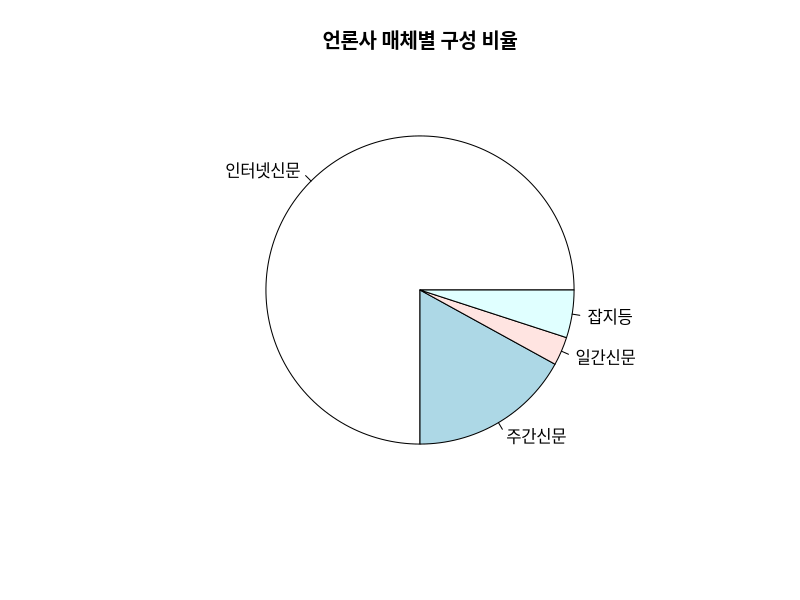
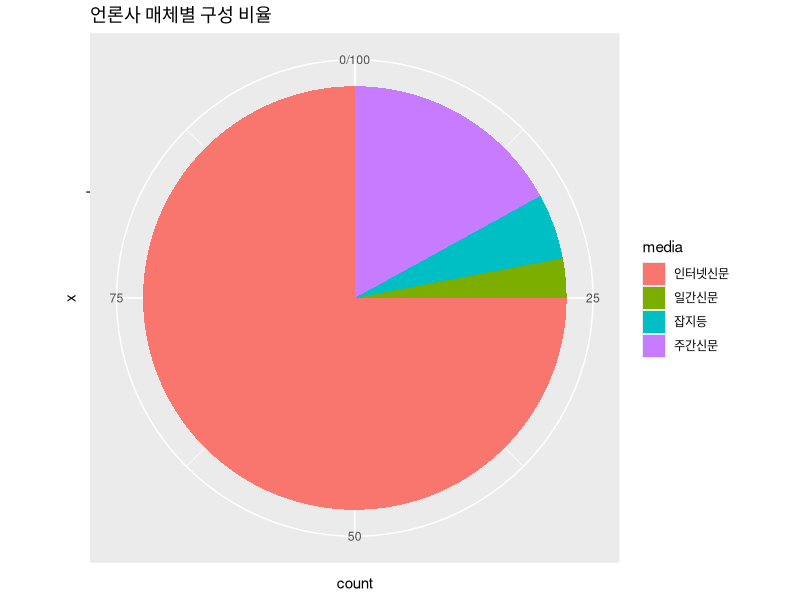

Reproduce these figures in R, in order.
## ---- chunk 1
#| collapse: true
# Define slice values and labels
slices <- c(75, 17, 3, 5)
labels <- c("인터넷신문", "주간신문", "일간신문", "잡지등")

# set Korean font for macOS
par(family="Apple SD 산돌고딕 Neo")
# Create a simple pie chart
pie(slices, labels = labels, main = "언론사 매체별 구성 비율")
## ---- chunk 2
#| collapse: true
library(ggplot2)
# Create a data frame
df <- data.frame(
  media = c("인터넷신문", "주간신문", "일간신문", "잡지등"),
  count = c(75, 17, 3, 5)
)

# Create the pie chart using polar coordinates
ggplot(df, aes(x = "", y = count, fill = media)) +
  geom_bar(stat = "identity", width = 1) +
  coord_polar("y", start = 0) +
  # Removes background and grid lines and set Korean font for macOS
  theme_set(theme_void(base_family = "Apple SD 산돌고딕 Neo")) + 
  labs(title = "언론사 매체별 구성 비율")
